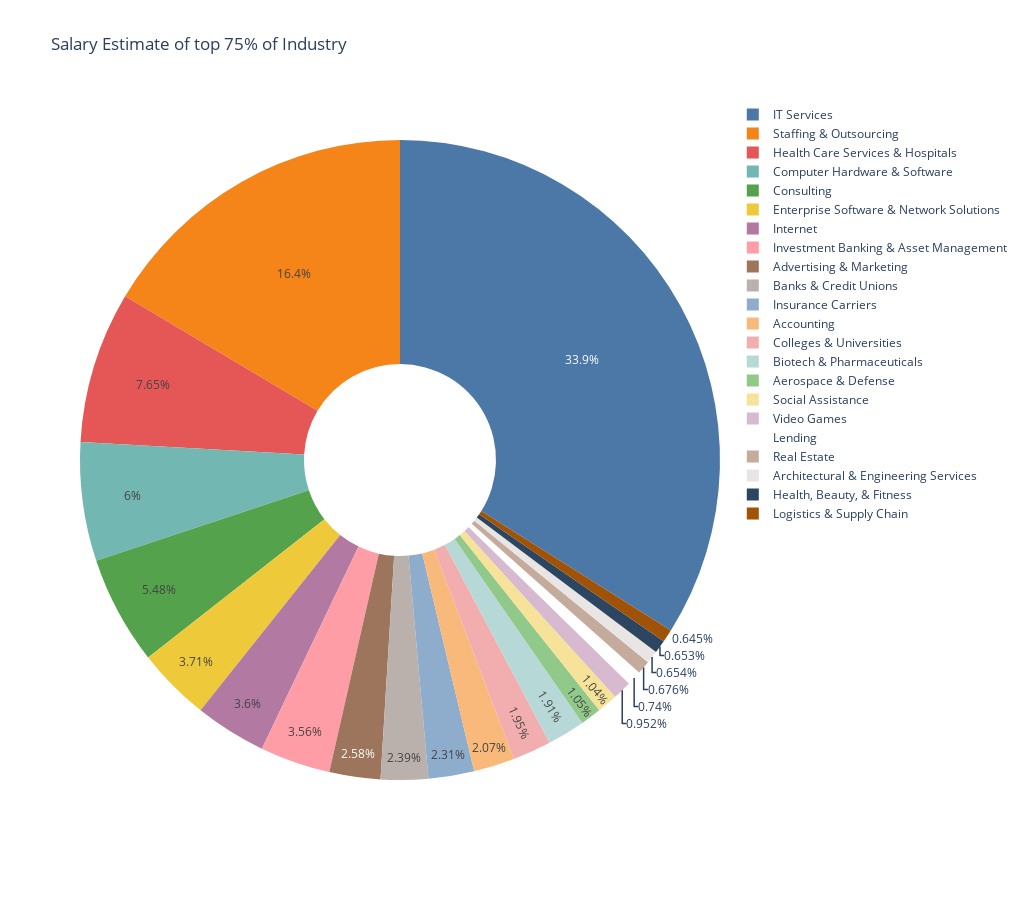

The cell this chart's notebook holds for it:
### Markdown cell above
### Salary Estimate based on Industry

### Code cell
fig = px.pie(x, values='Salary Estimate', names='Industry', title='Salary Estimate of top 75% of Industry', 
             width=1024, height=900, hole=.3, color_discrete_sequence=px.colors.qualitative.T10)
fig.update_traces(textinfo='percent')
fig.show()

### Figure 1 — Plotly figure (JSON) as saved in the notebook; plotly's stock layout.template omitted (floating-point values rounded to 4 significant figures)
{"data": [{"domain": {"x": [0, 1], "y": [0, 1]}, "hole": 0.3, "hovertemplate": "Industry=%{label}<br>Salary Estimate=%{value}<extra></extra>", "labels": ["Accounting", "Advertising & Marketing", "Aerospace & Defense", "Architectural & Engineering Services", "Banks & Credit Unions", "Biotech & Pharmaceuticals", "Colleges & Universities", "Computer Hardware & Software", "Consulting", "Enterprise Software & Network Solutions", "Health Care Services & Hospitals", "Health, Beauty, & Fitness", "IT Services", "Insurance Carriers", "Internet", "Investment Banking & Asset Management", "Lending", "Logistics & Supply Chain", "Real Estate", "Social Assistance", "Staffing & Outsourcing", "Video Games"], "legendgroup": "", "name": "", "showlegend": true, "textinfo": "percent", "type": "pie", "values": [2975500, 3702500, 1507000, 940000, 3431500, 2742500, 2801500, 8619000, 7880000, 5335500, 10994000, 938000, 48775500, 3314000, 5178000, 5115000, 1064000, 927000, 971000, 1499000, 23641500, 1367500]}], "layout": {"height": 900, "legend": {"tracegroupgap": 0}, "piecolorway": ["#4C78A8", "#F58518", "#E45756", "#72B7B2", "#54A24B", "#EECA3B", "#B279A2", "#FF9DA6", "#9D755D", "#BAB0AC"], "title": {"text": "Salary Estimate of top 75% of Industry"}, "width": 1024}}
